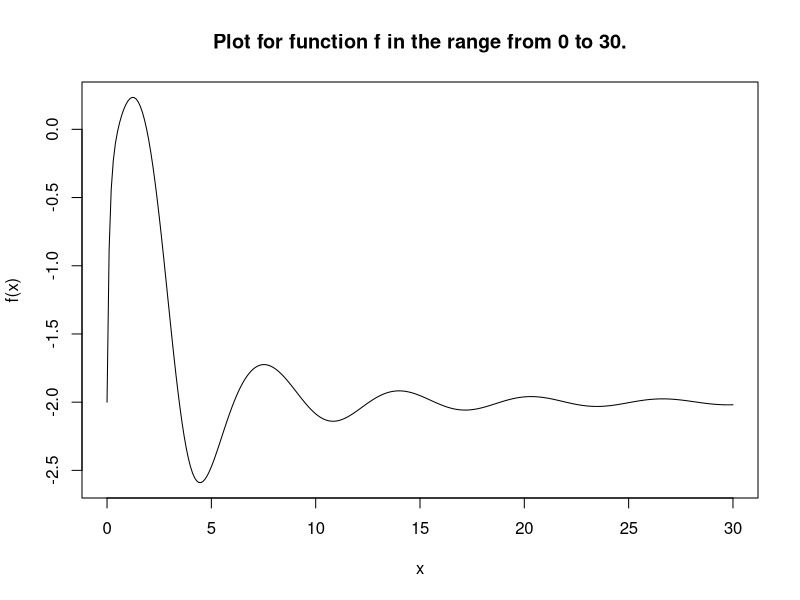
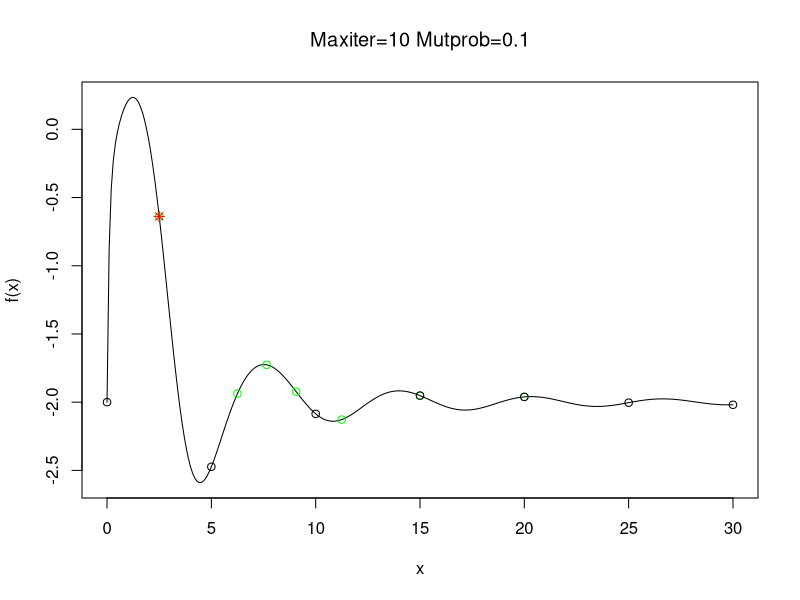
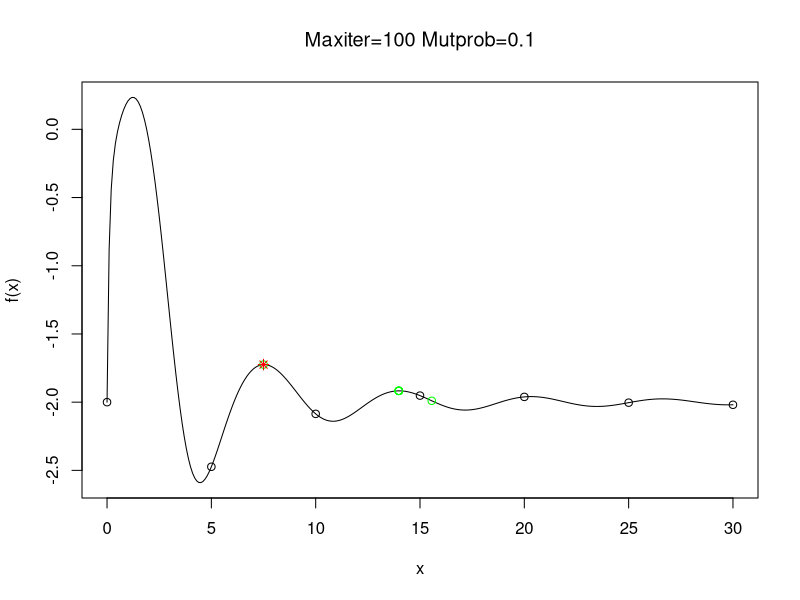
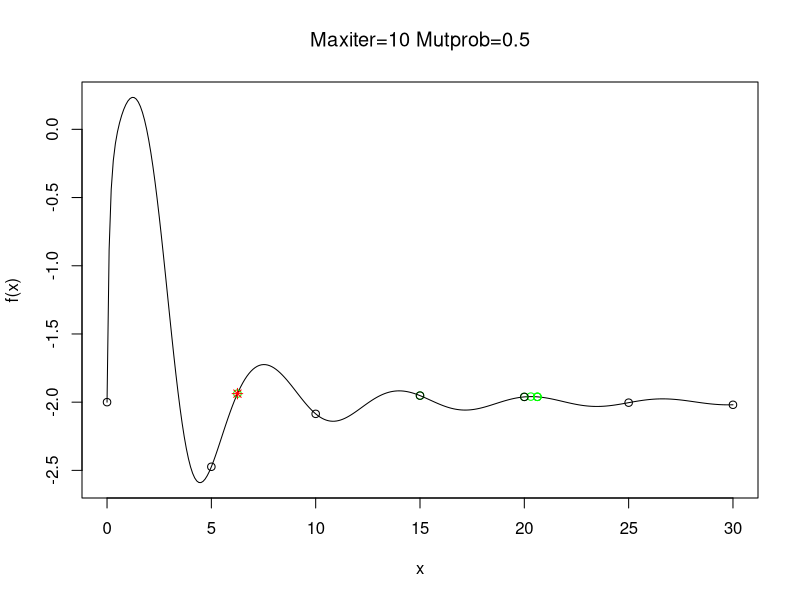
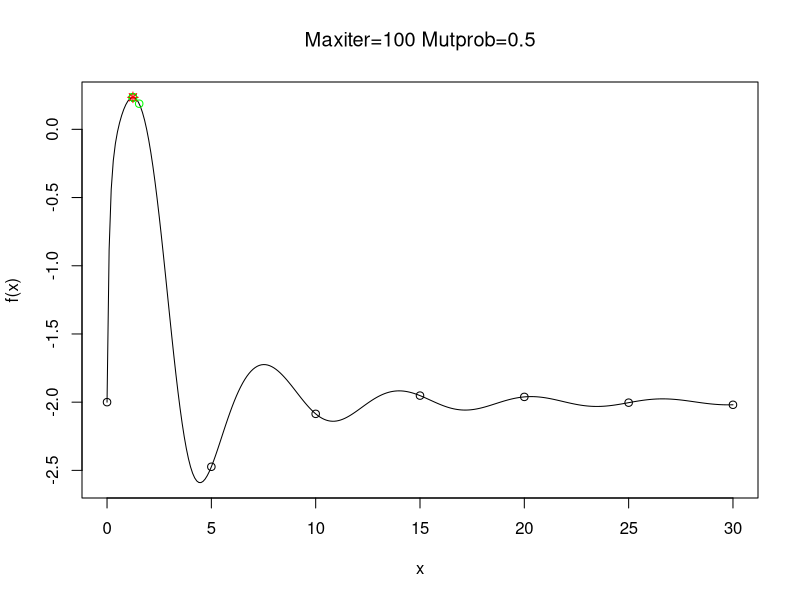
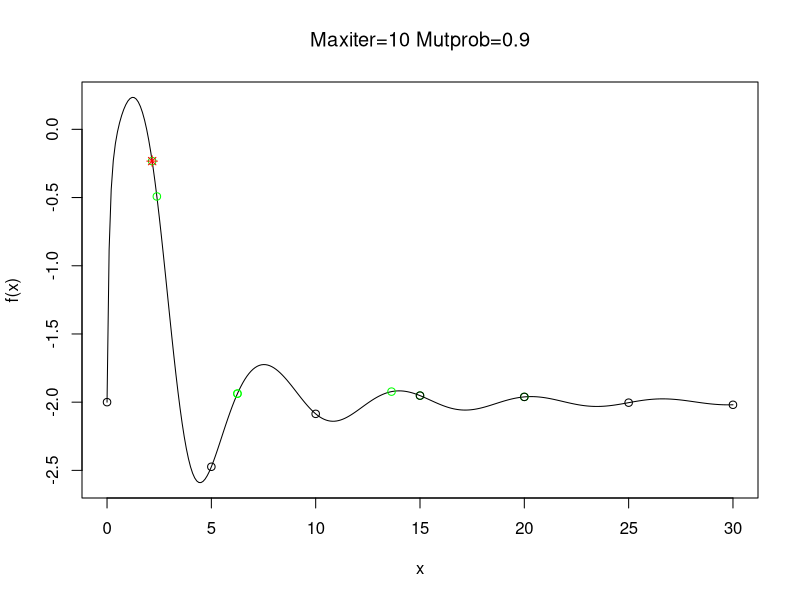
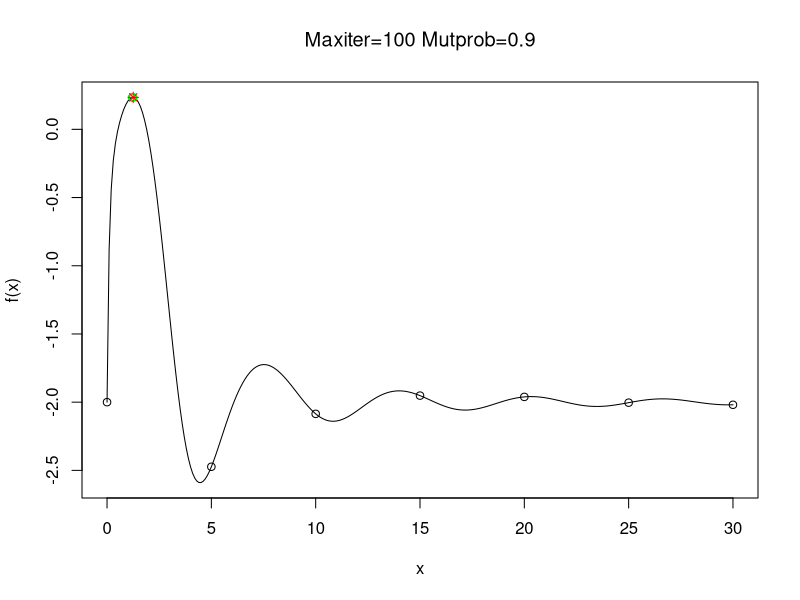

These figures' R source, in order:
## ---- chunk 1
knitr::opts_chunk$set(echo = TRUE)
## ---- chunk 2
f= function(x) 
{
  result= ((x^2)/exp(x))-2*exp(-(9*sin(x))/(x^2+x+1))
  return(result)
}

## ---- chunk 3
crossover= function(x,y){
  
  kid= (x+y)/2
  return(kid)
    
}

## ---- chunk 4
mutate= function(x){
  
  result= (x^2)%%30
  return(result)

}

## ---- chunk 5
x= seq(0,30,0.1)
plot(x, f(x), main="Plot for function f in the range from 0 to 30.", ylab = "f(x)", type= "l")

## ---- chunk 6

genetic= function(maxiter,mutprob){
  x= seq(0,30,0.1)
  plot(x, f(x), main=substitute(paste('Maxiter=',maxiter,' Mutprob=', mutprob)), ylab = "f(x)", type= "l")
  X= seq(0,30,5)
  Values= f(X)
  mx= c()
  for(i in 1:maxiter){
    parents= sample(1:7, 2)
    victim= order(Values)[1]
    new_kid= crossover(X[parents[1]], X[parents[2]])

    new_kid= ifelse(mutprob> runif(1),mutate(new_kid),new_kid)
    X[victim]= new_kid
    
    Values= f(X)
    # print(Values)
    mxp= X[which.max(Values)]
    mxv= f(mxp)
    

  }
  # print(mxv)

  #last generation after iterations
  points(X, Values, col="green")
  #max value in the graph with red point
  points(mxp, mxv, col="red", pch=8)
  
  # comparing with initial values
  X_initial= seq(0,30,5)
  Values_initial= f(X_initial)
  points(X_initial, Values_initial, col="black")
  
  
  
}


## ---- chunk 7
# set.seed(12345)
genetic(10,0.1)
# set.seed(12345)
genetic(100,0.1)

# set.seed(12345)
genetic(10,0.5)
# set.seed(12345)
genetic(100,0.5)


# set.seed(12345)
genetic(10,0.9)
# set.seed(12345)
genetic(100,0.9)

